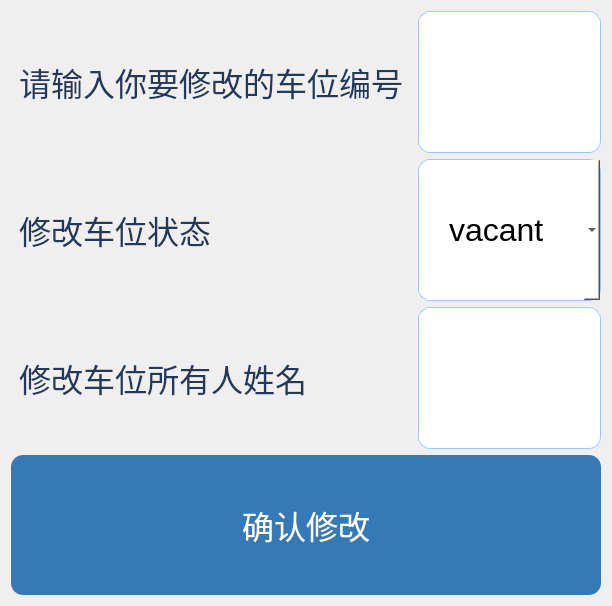
<?xml version="1.0" encoding="UTF-8"?>
<ui version="4.0">
 <class>update_carfield_information</class>
 <widget class="QWidget" name="update_carfield_information">
  <property name="geometry">
   <rect>
    <x>0</x>
    <y>0</y>
    <width>574</width>
    <height>211</height>
   </rect>
  </property>
  <property name="windowTitle">
   <string>Form</string>
  </property>
  <property name="styleSheet">
   <string notr="true">QPushButton {
    background-color: #337AB7;
    color: white;
    border: none;
    border-radius: 12px;
    padding: 25px 40px; /* 大幅增加内边距 */
    font-size: 32px; /* 超大幅放大字体 */
    min-height: 90px; /* 大幅增加按钮高度 */
    min-width: 240px; /* 大幅增加按钮宽度 */
    transition: all 0.3s ease;
}

/* 按钮交互效果 */
QPushButton:hover {
    background-color: #286090;
    box-shadow: 0 5px 15px rgba(40, 96, 144, 0.3);
}

QPushButton:pressed {
    background-color: #1F4E79;
    transform: translateY(3px);
}

/* 主内容区容器 */
QStackedWidget {
    border: 1px solid #B9D4FF;
    border-radius: 12px;
    margin: 40px; /* 大幅增加外边距 */
    padding: 45px; /* 大幅增加内边距 */
    background-color: white;
    box-shadow: 0 5px 18px rgba(0, 0, 0, 0.08);
}

/* 输入控件 - 超大尺寸 */
QLineEdit, QComboBox, QTextEdit {
    border: 1px solid #99C5FF;
    border-radius: 12px;
    padding: 25px 30px; /* 大幅增加内边距 */
    background-color: white;
    font-size: 32px; /* 超大幅放大字体 */
    min-height: 90px; /* 大幅增加高度 */
    transition: border 0.3s ease, box-shadow 0.3s ease;
}

/* 输入控件交互效果 */
QLineEdit:focus, QComboBox:focus, QTextEdit:focus {
    border-color: #337AB7;
    box-shadow: 0 0 0 6px rgba(51, 122, 183, 0.2);
}

/* 表格控件 - 超大尺寸 */
QTableView {
    background-color: white;
    alternate-background-color: #E6F2FF;
    border: 1px solid #B9D4FF;
    border-radius: 12px;
    padding: 20px; /* 大幅增加内边距 */
    gridline-color: #D0E8FF;
    font-size: 28px; /* 超大幅放大字体 */
}

/* 表格头部样式 */
QHeaderView::section {
    background-color: #E6F2FF;
    color: #23395B;
    padding: 25px; /* 大幅增加内边距 */
    border: 1px solid #D0E8FF;
    font-weight: bold;
    font-size: 28px; /* 超大幅放大字体 */
}

/* 表格行高增加 */
QTableView::row {
    height: 80px; /* 大幅增加行高 */
}

/* 标签页控件 - 超大尺寸 */
QTabBar::tab {
    background-color: #E6F2FF;
    color: #4A6FA5;
    padding: 25px 45px; /* 大幅增加内边距 */
    border-radius: 12px 12px 0 0;
    margin-right: 12px;
    font-size: 28px; /* 超大幅放大字体 */
    min-width: 220px; /* 大幅增加标签宽度 */
}

QTabBar::tab:selected {
    background-color: white;
    color: #2A85FF;
    font-weight: bold;
}

QTabWidget::pane {
    border: 1px solid #B9D4FF;
    border-radius: 0 12px 12px 12px;
    padding: 40px; /* 大幅增加内边距 */
    background-color: white;
}

/* 分组框 - 超大尺寸 */
QGroupBox {
    border: 1px solid #B9D4FF;
    border-radius: 12px;
    margin-top: 35px; /* 大幅增加上边距 */
    padding: 35px; /* 大幅增加内边距 */
    font-weight: bold;
    color: #2A85FF;
    font-size: 32px; /* 超大幅放大字体 */
}

QGroupBox::title {
    subcontrol-origin: margin;
    subcontrol-position: top left;
    padding: 0 20px;
    top: -20px;
    left: 40px;
    background-color: white;
}

/* 标签样式 - 超大尺寸字体 */
QLabel {
    font-size: 32px; /* 超大幅放大标签字体 */
    color: #23395B;
    padding: 12px 0; /* 大幅增加上下间距 */
}

/* 特殊标签（如标题） */
QLabel#title {
    font-size: 42px; /* 超大幅放大标题字体 */
    font-weight: bold;
    color: #2A85FF;
    margin-bottom: 35px;
}

/* 进度条样式 - 超大尺寸 */
QProgressBar {
    border: 1px solid #B9D4FF;
    border-radius: 12px;
    text-align: center;
    height: 45px; /* 大幅增加高度 */
    font-size: 28px; /* 超大幅放大字体 */
}

QProgressBar::chunk {
    background-color: #2A85FF;
    border-radius: 11px;
}</string>
  </property>
  <layout class="QGridLayout" name="gridLayout">
   <item row="0" column="0" colspan="2">
    <widget class="QLabel" name="label">
     <property name="font">
      <font>
       <family>Agency FB</family>
       <pointsize>-1</pointsize>
      </font>
     </property>
     <property name="text">
      <string>请输入你要修改的车位编号</string>
     </property>
    </widget>
   </item>
   <item row="0" column="2">
    <widget class="QLineEdit" name="carfile_id_lineEdit"/>
   </item>
   <item row="1" column="0">
    <widget class="QLabel" name="label_2">
     <property name="font">
      <font>
       <family>Agency FB</family>
       <pointsize>-1</pointsize>
      </font>
     </property>
     <property name="text">
      <string>修改车位状态</string>
     </property>
    </widget>
   </item>
   <item row="1" column="2">
    <widget class="QComboBox" name="carfield_status_comboBox">
     <item>
      <property name="text">
       <string>vacant</string>
      </property>
     </item>
     <item>
      <property name="text">
       <string>rented</string>
      </property>
     </item>
     <item>
      <property name="text">
       <string>deleted</string>
      </property>
     </item>
    </widget>
   </item>
   <item row="2" column="0">
    <widget class="QLabel" name="label_4">
     <property name="font">
      <font>
       <family>Agency FB</family>
       <pointsize>-1</pointsize>
      </font>
     </property>
     <property name="text">
      <string>修改车位所有人姓名</string>
     </property>
    </widget>
   </item>
   <item row="2" column="2">
    <widget class="QLineEdit" name="owner_namelineEdit"/>
   </item>
   <item row="3" column="0" colspan="3">
    <widget class="QPushButton" name="pushButton">
     <property name="font">
      <font>
       <family>Agency FB</family>
       <pointsize>-1</pointsize>
      </font>
     </property>
     <property name="text">
      <string>确认修改</string>
     </property>
    </widget>
   </item>
  </layout>
 </widget>
 <resources/>
 <connections/>
</ui>
